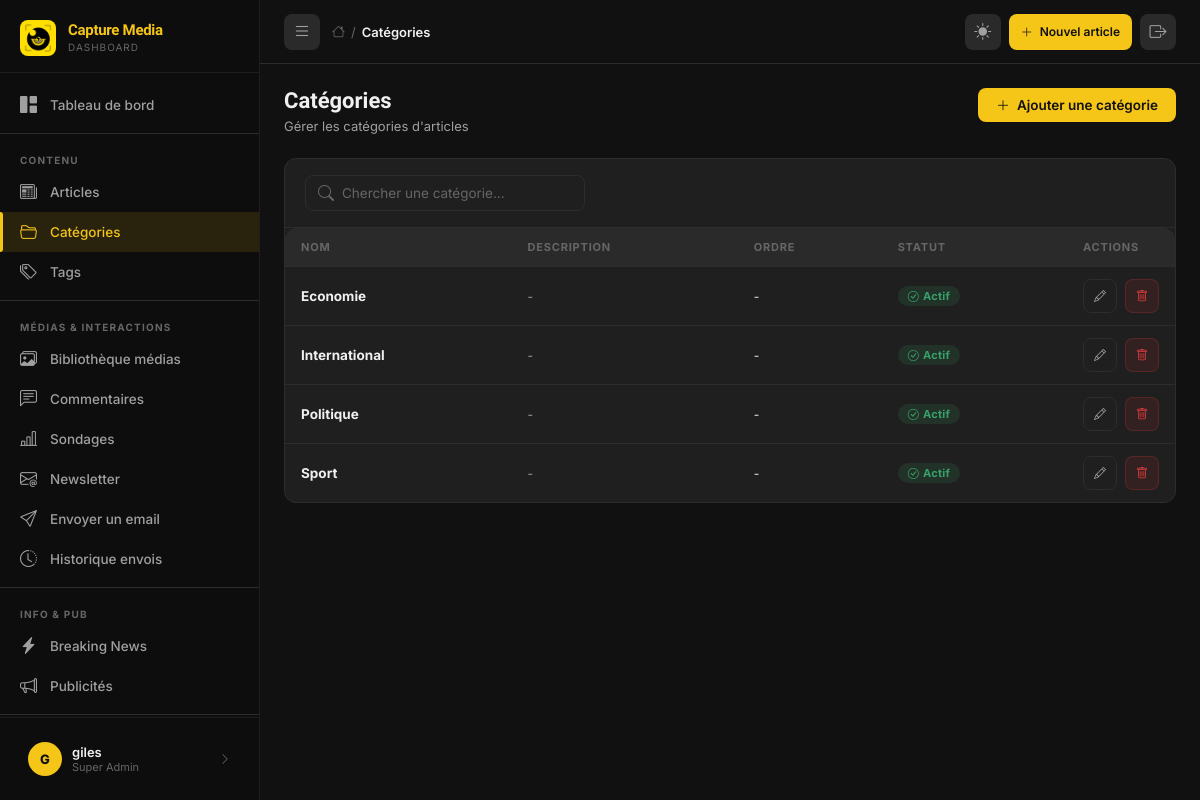
Screenshot of /dashboard/categories/ (signed in) with the database file from the repository.
### backend/models.py (models this page shows, shortened)
class Category(models.Model):
    name = models.CharField(max_length=100, verbose_name="Nom")
    slug = models.SlugField(unique=True, blank=True)
    description = models.TextField(blank=True, verbose_name="Description")
    image = models.ImageField(upload_to='categories/', blank=True, null=True, verbose_name="Image")
    parent = models.ForeignKey('self', on_delete=models.SET_NULL, null=True, blank=True,
                                related_name='children', verbose_name="Catégorie parente")
    order = models.PositiveIntegerField(default=0, verbose_name="Ordre")
    is_active = models.BooleanField(default=True, verbose_name="Active")
    created_at = models.DateTimeField(auto_now_add=True)
    class Meta:
        verbose_name = "Catégorie"
        verbose_name_plural = "Catégories"
        ordering = ['order', 'name']

### backend/dashboard_views.py (the view)
# urls.py: path('categories/', views.categories_list, name='categories_list'),
@login_required
def categories_list(request):
    qs = Category.objects.annotate(
        count=Count('articles', filter=Q(articles__status='published'))
    ).order_by('order', 'name')
    search = request.GET.get('q', '')
    if search:
        qs = qs.filter(name__icontains=search)
    context = {
        'categories': qs,
        'search': search,
        'page_title': 'Catégories',
        'active_menu': 'categories',
    }
    if is_htmx(request):
        return render(request, 'dashboard/categories/_table.html', context)
    return render(request, 'dashboard/categories/list.html', context)

### backend/dashboard_views.py (called while the page is built)
def is_htmx(request):
    return request.headers.get('HX-Request') == 'true'

### backend/models.py (called while the page is built)
    @classmethod
    def get_settings(cls):
        obj, _ = cls.objects.get_or_create(pk=1)
        return obj

### backend/templates/dashboard/categories/list.html (shortened to what this page needs)
{% extends 'dashboard/base.html' %}
{% block breadcrumb %}Catégories{% endblock %}
{% block content %}
<div class="page-header">
  <div class="page-header-left">
    <h1 class="page-title">Catégories</h1>
    <p class="page-subtitle">Gérer les catégories d'articles</p>
  </div>
  <a href="{% url 'dashboard:category_add' %}" class="btn btn-primary">
    <i class="bi bi-plus-lg"></i>
    Ajouter une catégorie
  </a>
</div>
<div class="card">
  <div class="card-header">
    <div class="search-bar" hx-post="{% url 'dashboard:categories_list' %}" hx-trigger="keyup delay:500ms" hx-target="#categories-table" hx-swap="innerHTML">
      <i class="bi bi-search"></i>
      <input type="text" name="search" placeholder="Chercher une catégorie..." />
    </div>
  </div>
  <div id="categories-table">
    {% include 'dashboard/categories/_table.html' %}
  </div>
</div>
{% endblock %}

### backend/templates/dashboard/base.html (shortened to what this page needs)
{% load static %}
<!DOCTYPE html>
<html lang="fr" data-theme="dark">
<head>
  <link rel="stylesheet" href="https://cdn.jsdelivr.net/npm/bootstrap-icons@1.11.3/font/bootstrap-icons.min.css" />
  <link href="https://cdn.quilljs.com/1.3.7/quill.snow.css" rel="stylesheet" />
</head>
<body>
<aside class="sidebar" id="sidebar">
  <div class="sidebar-logo">
    <img src="{% static 'assets/images/logo/logo.jpg' %}" alt="Capture Media" />
    <div class="sidebar-logo-text">
      <span>Capture Media</span>
      <span>Dashboard</span>
    </div>
  </div>
  <nav class="sidebar-nav">
    <a href="{% url 'dashboard:index' %}" class="nav-item {% if active_menu == 'dashboard' %}active{% endif %}">
      <i class="bi bi-grid-1x2-fill"></i>
      <span>Tableau de bord</span>
    </a>
    <div class="divider"></div>
    <div class="nav-section-label">Contenu</div>
    <a href="{% url 'dashboard:articles_list' %}" class="nav-item {% if active_menu == 'articles' %}active{% endif %}">
      <i class="bi bi-newspaper"></i>
      <span>Articles</span>
    </a>
    <a href="{% url 'dashboard:categories_list' %}" class="nav-item {% if active_menu == 'categories' %}active{% endif %}">
      <i class="bi bi-folder2-open"></i>
      <span>Catégories</span>
    </a>
    <a href="{% url 'dashboard:tags_list' %}" class="nav-item {% if active_menu == 'tags' %}active{% endif %}">
      <i class="bi bi-tags"></i>
      <span>Tags</span>
    </a>
    <div class="divider"></div>
    <div class="nav-section-label">Médias & Interactions</div>
    <a href="{% url 'dashboard:media_library' %}" class="nav-item {% if active_menu == 'media' %}active{% endif %}">
      <i class="bi bi-images"></i>
      <span>Bibliothèque médias</span>
    </a>
    <a href="{% url 'dashboard:comments_list' %}" class="nav-item {% if active_menu == 'comments' %}active{% endif %}">
      <i class="bi bi-chat-left-text"></i>
      <span>Commentaires</span>
    </a>
    <a href="{% url 'dashboard:polls_list' %}" class="nav-item {% if active_menu == 'polls' %}active{% endif %}">
      <i class="bi bi-bar-chart-line"></i>
      <span>Sondages</span>
    </a>
    <a href="{% url 'dashboard:newsletter_list' %}" class="nav-item {% if active_menu == 'newsletter' %}active{% endif %}">
      <i class="bi bi-envelope-at"></i>
      <span>Newsletter</span>
    </a>
    <a href="{% url 'dashboard:newsletter_send' %}" class="nav-item {% if active_menu == 'newsletter_send' %}active{% endif %}">
      <i class="bi bi-send"></i>
      <span>Envoyer un email</span>
    </a>
    <a href="{% url 'dashboard:newsletter_history' %}" class="nav-item {% if active_menu == 'newsletter_history' %}active{% endif %}">
      <i class="bi bi-clock-history"></i>
      <span>Historique envois</span>
    </a>
    <div class="divider"></div>
    <div class="nav-section-label">Info & Pub</div>
    <a href="{% url 'dashboard:breaking_news_list' %}" class="nav-item {% if active_menu == 'breaking_news' %}active{% endif %}">
      <i class="bi bi-lightning-charge-fill"></i>
      <span>Breaking News</span>
    </a>
    <a href="{% url 'dashboard:ads_list' %}" class="nav-item {% if active_menu == 'ads' %}active{% endif %}">
      <i class="bi bi-megaphone"></i>
      <span>Publicités</span>
    </a>
    <div class="divider"></div>
    <div class="nav-section-label">Dons & Soutien</div>
    <a href="{% url 'dashboard:donations_list' %}" class="nav-item {% if active_menu == 'donations' %}active{% endif %}">
      <span>Dons reçus</span>
    </a>
    <a href="{% url 'dashboard:campaigns_list' %}" class="nav-item {% if active_menu == 'donation_campaigns' %}active{% endif %}">
    </a>
  </nav>
  <div class="sidebar-footer">
    <a href="{% url 'dashboard:profile' %}" class="sidebar-user">
      <div class="user-avatar">{{ request.user.username|first|upper }}</div>
      <div class="user-info">
        <div class="name">{{ request.user.get_full_name|default:request.user.username }}</div>
        <div class="role">{% if request.user.is_superuser %}Super Admin{% elif request.user.is_staff %}Rédacteur{% endif %}</div>
      </div>
      <i class="bi bi-chevron-right" style="color:var(--text3);font-size:12px;margin-left:auto;"></i>
    </a>
  </div>
</aside>
<div class="main-wrapper">
  <header class="topbar">
    <div class="topbar-left">
      <button class="sidebar-toggle" onclick="toggleSidebar()" title="Menu">
        <i class="bi bi-list"></i>
      </button>
      <div class="topbar-breadcrumb">
        <i class="bi bi-house"></i>
        <span>/</span>
        <span class="current">{% block breadcrumb %}Dashboard{% endblock %}</span>
      </div>
    </div>
    <div class="topbar-right">
      <button class="topbar-action-btn" onclick="toggleTheme()" title="Changer le thème" id="themeBtn">
        <i class="bi bi-moon-fill" id="themeIcon"></i>
      </button>
      <a href="{% url 'dashboard:article_add' %}" class="btn btn-primary btn-sm" style="height:36px;">
        <i class="bi bi-plus-lg"></i>
        <span style="display:none;" class="label-desktop">Nouvel article</span>
      </a>
      <a href="{% url 'dashboard:logout' %}" class="topbar-action-btn" title="Déconnexion">
        <i class="bi bi-box-arrow-right"></i>
      </a>
    </div>
  </header>
  <main class="page-content" id="mainContent">
    {% block content %}{% endblock %}
  </main>
</div>
</body>
</html>

### backend/templates/dashboard/categories/_table.html
<div class="table-wrapper">
  {% if categories %}
    <table>
      <thead>
        <tr>
          <th>Nom</th>
          <th>Description</th>
          <th>Ordre</th>
          <th>Statut</th>
          <th style="width:100px;">Actions</th>
        </tr>
      </thead>
      <tbody>
        {% for category in categories %}
        <tr>
          <td class="font-bold">{{ category.name }}</td>
          <td class="text-sm text-muted truncate" style="max-width:200px;">{{ category.description|default:"-" }}</td>
          <td class="text-sm">{{ category.order|default:"-" }}</td>
          <td>
            {% if category.is_active %}
              <span class="badge badge-active"><i class="bi bi-check-circle"></i> Actif</span>
            {% else %}
              <span class="badge badge-inactive"><i class="bi bi-x-circle"></i> Inactif</span>
            {% endif %}
          </td>
          <td>
            <div class="flex gap-8">
              <a href="{% url 'dashboard:category_edit' category.id %}" class="btn btn-ghost btn-sm btn-icon" title="Modifier">
                <i class="bi bi-pencil"></i>
              </a>
              <button hx-delete="{% url 'dashboard:category_delete' category.id %}" hx-confirm="Êtes-vous sûr de vouloir supprimer cette catégorie ?" hx-target="closest tr" hx-swap="outerHTML swap:1s" class="btn btn-danger btn-sm btn-icon" title="Supprimer">
                <i class="bi bi-trash"></i>
              </button>
            </div>
          </td>
        </tr>
        {% endfor %}
      </tbody>
    </table>
  {% else %}
    <div class="empty-state">
      <i class="bi bi-folder2-open"></i>
      <h3>Aucune catégorie</h3>
      <p>Créez votre première catégorie pour organiser vos articles.</p>
    </div>
  {% endif %}
</div>

### rows the page displays
Category: name "Economie", description "-", order "-", is_active True (drawn)
Category: name "International", description "-", order "-", is_active True (drawn)
Category: name "Politique", description "-", order "-", is_active True (drawn)
Category: name "Sport", description "-", order "-", is_active True (drawn)

### other values shown
{{ request.user.username|first|upper }} "G"
{{ request.user.get_full_name|default:request.user.username }} "giles"
